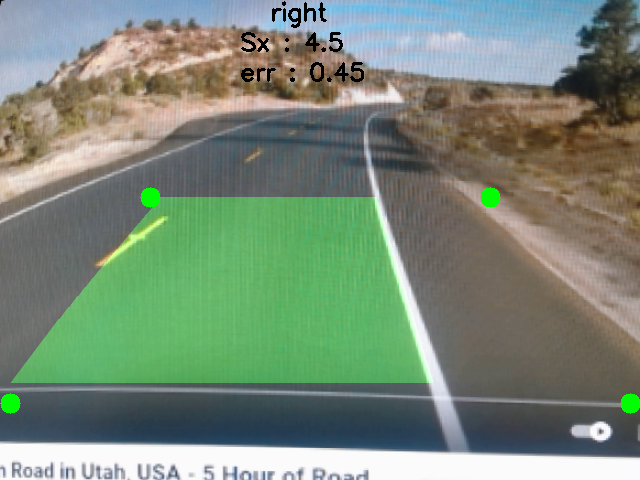
#> input picture Lane_detection_240104.png, 640 x 480 px, given in place of the camera
$ python testlane1-1.py
#> lines starting #> are read from the running program, lines starting #| are printed output that depends on the picture; after the words box and inside, x2 and y2 are one past the last pixel; in counts of white or black regions, pixels touching at a corner belong together; long printed decimals are rounded
#> in main, frame is the input picture: shape (480, 640, 3); mean B, G, R 119.9, 137.5, 121.1
import cv2
import numpy as np

def process_frame(frame):
    # 이미지 크기를 줄여 속도 향상
    height, width = frame.shape[:2]
#> height = 480; width = 640
    frame = cv2.resize(frame, (width // 1, height // 1)) #2
    frame = frame[180:480, 0:640]
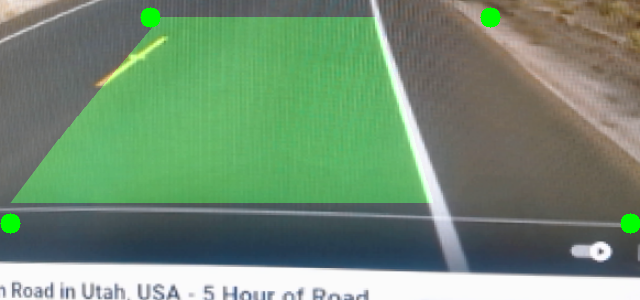
#> frame: shape (300, 640, 3); mean B, G, R 115.6, 141.7, 114.4
    # 이미지를 HSV로 변환
    hsv = cv2.cvtColor(frame, cv2.COLOR_BGR2HSV)
#> hsv: shape (300, 640, 3); mean H, S, V 59.2, 66.9, 147.3

    # 노란색 차선을 위한 HSV 범위 설정
    lower_yellow = np.array([20, 100, 100], dtype=np.uint8)
    upper_yellow = np.array([30, 255, 255], dtype=np.uint8)

    # 노란색 차선을 마스크로 추출
    yellow_mask = cv2.inRange(hsv, lower_yellow, upper_yellow)
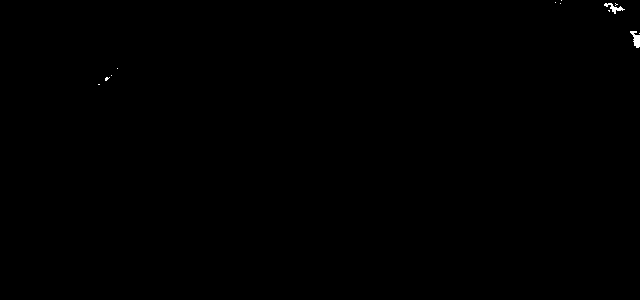
#> yellow_mask: shape (300, 640); 0.11% white; 12 white regions (10 under 20 px), largest, box (x1, y1, x2, y2) and area: (630, 31, 640, 48) 97, (604, 3, 625, 14) 80

    # 차선을 찾기 위한 그레이 스케일 변환
    gray = cv2.cvtColor(frame, cv2.COLOR_BGR2GRAY)
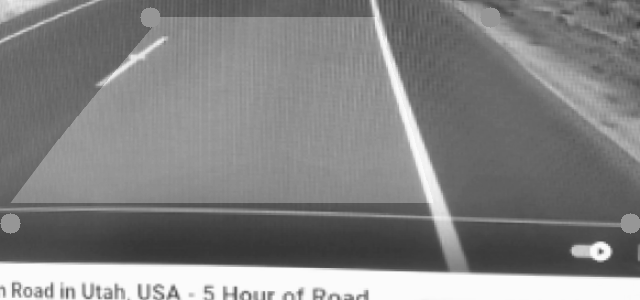
#> gray: shape (300, 640); min 53, max 252, mean 130.5

    # 가우시안 블러 적용
    blurred = cv2.GaussianBlur(gray, (5, 5), 0)

    # Canny 엣지 검출
    edges = cv2.Canny(blurred, 50, 150)
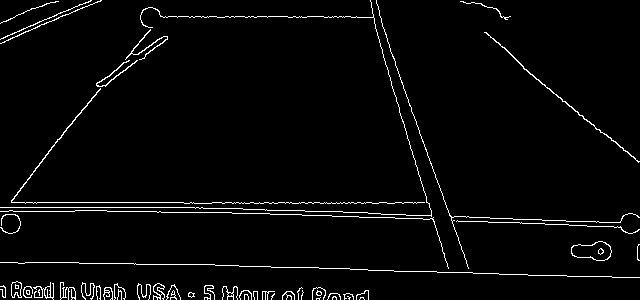
#> edges: shape (300, 640); 3% white in thin lines or dots

    # 노란색 차선과 엣지를 합친 이미지 생성
    combined = cv2.bitwise_or(edges, yellow_mask)
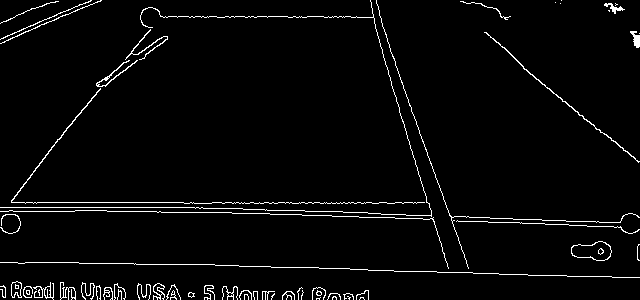
#> combined: shape (300, 640); 3.1% white in thin lines or dots

    # 허프 변환을 사용하여 선 감지
    lines = cv2.HoughLinesP(combined, 1, np.pi / 180, threshold=50, minLineLength=50, maxLineGap=100)
#> lines = 37 rows, first 6: [196, 207, 620, 221], [11, 202, 445, 202], [219, 212, 620, 226], [201, 264, 572, 276], [0, 207, 194, 207], [371, 17, 448, 268]

    # 차선이 없는 경우 처리
    if lines is None:
        print("No lanes detected")
        return frame

    # 차선 그리기
    draw_lines(frame, lines)

    return frame

def draw_lines(frame, lines):
    # 왼쪽 차선과 오른쪽 차선을 구분하기 위한 리스트 초기화
    left_lines = []
    right_lines = []

    rnum = 0
    lnum = 0

    for line in lines:
        x1, y1, x2, y2 = line[0]
        slope = (y2 - y1) / (x2 - x1)

        # 기울기에 따라 왼쪽 또는 오른쪽 차선으로 분류
        if slope < 0:
            if ( -5< slope < -0.2 ):
                left_lines.append(line)
                lnum +=1
        else:
             if (0.2 <slope < 5):
                right_lines.append(line)
                rnum += 1
        print('rnum :',rnum)
        print('lnum : ',lnum)
#> this loop made 37 passes
#> (x1, y1, x2, y2, slope) on passes 1 to 12: (196, 207, 620, 221, 0.033), (11, 202, 445, 202, 0), (219, 212, 620, 226, 0.0349), (201, 264, 572, 276, 0.0323), (0, 207, 194, 207, 0), (371, 17, 448, 268, 3.26), (387, 41, 471, 272, 2.75), (15, 16, 380, 16, 0), (1, 211, 160, 15, -1.23), (3, 262, 349, 268, 0.0173), (523, 68, 638, 161, 0.809), (3, 297, 368, 297, 0)
#> (printed output is left out)
#> after the loop, left_lines = [[[1, 211, 160, 15]], [[0, 43, 101, 0]], [[5, 36, 85, 2]], [[55, 142, 151, 27]], [[11, 201, 152, 27]], [[101, 86, 167, 38]], [[96, 83, 164, 36]]]; lnum = 7; right_lines = [[[371, 17, 448, 268]], [[387, 41, 471, 272]], [[523, 68, 638, 161]], [[385, 64, 444, 257]], [[485, 32, 601, 132]]]; rnum = 5

    # 왼쪽 차선과 오른쪽 차선을 각각 그리기
    # draw_line_segments(frame, left_lines, color=(0, 255, 0))
    # draw_line_segments(frame, right_lines, color=(0, 0, 255))

    # 중앙선 계산 및 표시
    center_line = calculate_center_line(left_lines, right_lines)
    cv2.line(frame, center_line[0], center_line[1], (255, 255, 255), 2)

    # 픽셀 값 출력
    pixel_value = calculate_pixel_value(frame, center_line)
    cv2.putText(frame, f"Pixel Value: {pixel_value}", (10, 30), cv2.FONT_HERSHEY_SIMPLEX, 1, (255, 255, 255), 2)

def draw_line_segments(frame, lines, color):
    for line in lines:
        x1, y1, x2, y2 = line[0]
        # cv2.line(frame, (x1, y1), (x2, y2), color, 2)

def calculate_center_line(left_lines, right_lines):
    # 왼쪽 차선과 오른쪽 차선의 끝점을 사용하여 중앙선 계산
    left_x = np.mean([line[0][0] for line in left_lines])
#> left_x = 38.43
    left_y = np.mean([line[0][1] for line in left_lines])
#> left_y = 114.6
    right_x = np.mean([line[0][2] for line in right_lines])
#> right_x = 520.4
    right_y = np.mean([line[0][3] for line in right_lines])
#> right_y = 218

    print('left x ', left_x)
#| left x  38.429
    print('left y ',left_y)
#| left y  114.571

    # [9 lines of commented-out code are left out]
    center_line = ((int(left_x), int(left_y)), (int(right_x), int(right_y)))
#> center_line = ((38, 114), (520, 218))

    return center_line

def calculate_pixel_value(frame, center_line):
    # 중앙선 위의 픽셀 값 계산
#> called with center_line = ((38, 114), (520, 218))
    mid_x = (center_line[0][0] + center_line[1][0]) // 2
#> mid_x = 279
    mid_y = (center_line[0][1] + center_line[1][1]) // 2
#> mid_y = 166

    pixel_value = frame[mid_y, mid_x, 0]  # 블루 채널의 픽셀 값
#> pixel_value = 255

    return pixel_value

def main():
    cap = cv2.VideoCapture(2)  # 카메라 장치 번호에 따라 변경 가능

    while cap.isOpened():
        ret, frame = cap.read()

        if not ret:
            print("Error reading frame")
            continue

        try:
            processed_frame = process_frame(frame)
#> in draw_lines, `cv2.putText(frame, f"Pixel Value: {pixel_value}", (10, 30), cv2.FONT_H..`:
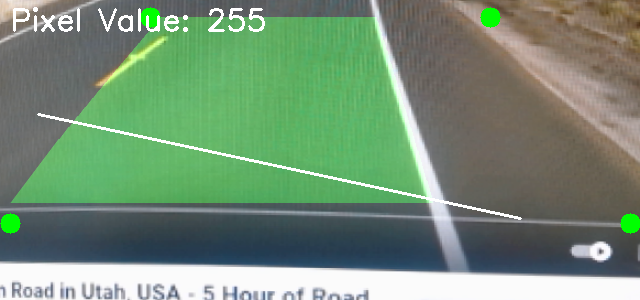
#> frame: shape (300, 640, 3); mean B, G, R 118, 143.4, 116.9
            cv2.imshow("Lane Detection", processed_frame)
        except Exception as e:
            print(f"Error processing frame: {e}")

        if cv2.waitKey(1) & 0xFF == ord('q'):
#> (key q is pressed here)
            break

    cap.release()
    cv2.destroyAllWindows()

if __name__ == "__main__":
    main()
